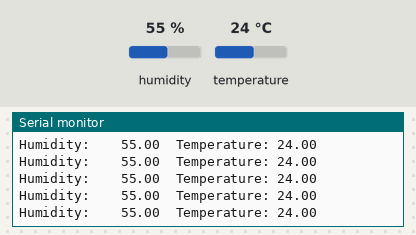
The sketch below on a simulated Arduino Uno, built with avr-gcc and run on an emulated ATmega328P. On the bench: the last lines printed to the serial monitor. Inputs (shaded band) come from the test bench; at power-on: humidity 55 %, temperature 24 °C.

Above: at 1.2 s.
1.3 s: humidity set to 22 %
At 1.54 s:
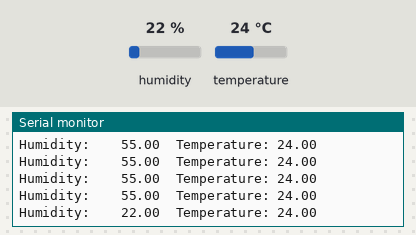
2.8 s: temperature set to 12 °C
At 2.81 s:
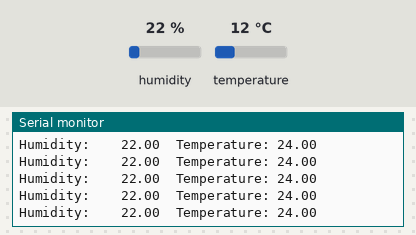
5.8 s: humidity set to 40 %
At 5.92 s:
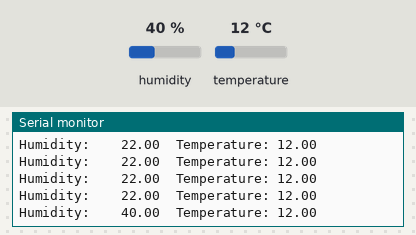
Timing chart, 0 to 8.8 s (numbered marks = the images above; inputs shaded):
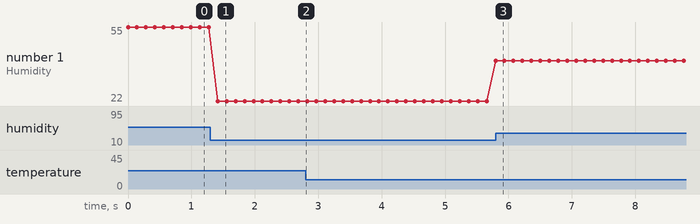

The sketch:

si7021.ino
```cpp
#include "Adafruit_Si7021.h"

Adafruit_Si7021 sensor = Adafruit_Si7021();

void setup() {
  Serial.begin(115200);
  Serial.println("Si7021 test");
  sensor.begin();
}

void loop() {
  Serial.print("Humidity:    "); Serial.print(sensor.readHumidity(), 2);
  Serial.print("\tTemperature: "); Serial.println(sensor.readTemperature(), 2);
  delay(100);
}
```

Measured:
- after the input at 1.3 s, the serial monitor: prints a new line after 0.11 s (image 1)
- plotted number 1: 55 → 22 after the input at 1.3 s, 22 → 40 after the input at 2.8 s
